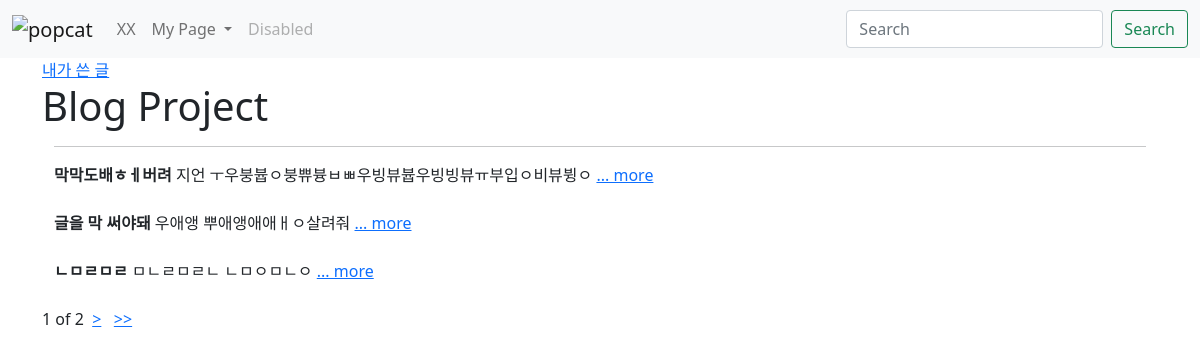
The page / on the database its author committed.
### blogapp/models.py (models this page shows, shortened)
class Blog(models.Model) : # 상속 : models.Model의 속성을 그대로 사용 !
    title = models.CharField(max_length=200)    # CharField : 제한이 있는 문자형
    writer = models.CharField(max_length=100)
    pup_date = models.DateTimeField()
    body = models.TextField()
    image = models.ImageField( upload_to = 'blog/', blank=True, null=True)
    def summary(self) :
        return self.body[:100]  # 문자열 슬라이싱 ( 0 ~ 100 )

### blogapp/views.py (the view)
# urls.py: 2. Add a URL to urlpatterns:  path('', views.home, name='home')
def home(request) :
    blogs = Blog.objects.all()
    blogs = Blog.objects.order_by('-pup_date')
    search = request.GET.get('search')
    if search == 'true' :
        author = request.GET.get('writer')
        blogs = Blog.objects.filter(writer = author)
        return render( request, 'home.html', {'blogs' : blogs })
    paginator = Paginator( blogs, 3 )
    page = request.GET.get('page')
    blogs = paginator.get_page(page)
    return render(request, "home.html", {'blogs' : blogs})

### blogapp/templates/home.html (shortened to what this page needs)
{% extends 'base.html' %}
{% block content %}
<body>
    <a href="?search=true&writer={{user.nickname}}">내가 쓴 글</a>
    <h1>Blog Project</h1>
    <div class="container">
        <hr>
        {% for blog in blogs %}
            <div>
                <b>{{blog.title}}</b>
                {{blog.writer}}
                {{blog.summary}} <a href="{%url 'detail' blog.id %}"> ... more</a>
            </div><br>
        {% endfor %}
    </div>
    <span>{{blogs.number}}</span>
    <span>of</span>
    <span>{{blogs.paginator.num_pages}}</span>
    {% if blogs.has_next %}
    &nbsp;<a href="?page={{blogs.next_page_number}}">></a>&nbsp;
    &nbsp;<a href="?page={{blogs.paginator.num_pages}}">>></a>&nbsp;
    {% endif %}
</body>
{% endblock%}

### rows shown on the page
Blog: title "막막도배ㅎㅔ버려", writer "지언", summary "ㅜ우붕븁ㅇ붕쀼븅ㅂㅃ우빙뷰븁우빙빙뷰ㅠ부입ㅇ비뷰뷩ㅇ"
Blog: title "글을 막 써야돼", writer "우애앵", summary "뿌애앵애애ㅐㅇ살려줘"
Blog: title "ㄴㅁㄹㅁㄹ", writer "ㅁㄴㄹㅁㄹㄴ", summary "ㄴㅁㅇㅁㄴㅇ"

### other values the page prints
{{ blogs.number }} "1"
{{ blogs.paginator.num_pages }} "2"
